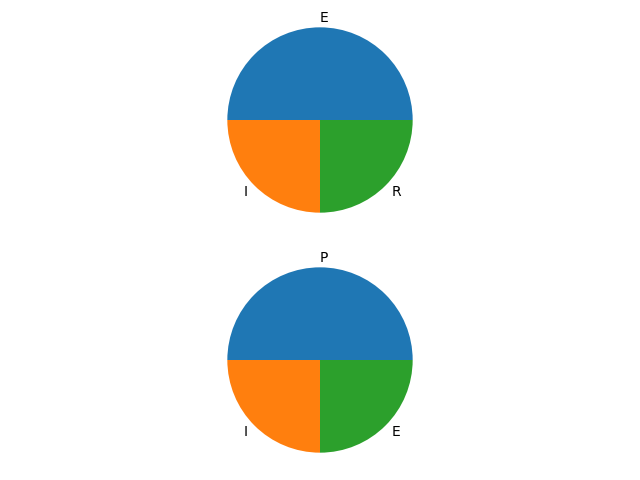

Here is the Python script that generated this plot:
# Import those libs
import matplotlib.pyplot as plt
import numpy as np

# Plot those arrays
## Graph A
y1 = np.array([50, 25, 25])
myLabelsY1 = ["E", "I", "R"]

## Graph B - Specifically just the labels
y2 = np.array([50, 25, 25])
myLabelsY2 = ["P", "I", "E"]

# Plot graph
fig, axs = plt.subplots(2, layout="constrained")
axs[0].pie(y1, labels = myLabelsY1)
axs[1].pie(y2, labels = myLabelsY2)
plt.savefig('/home/gary/Documents/notes/ARRL/img/3/figure-3_5.png')
